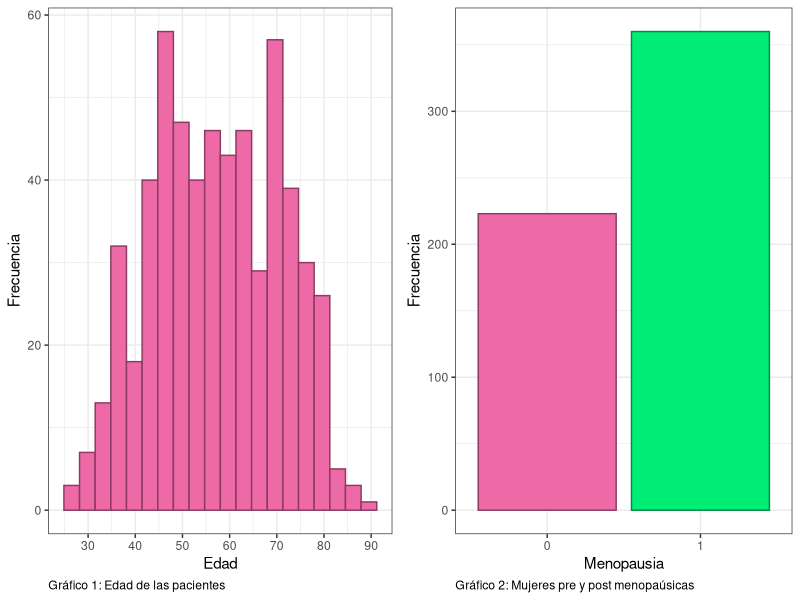
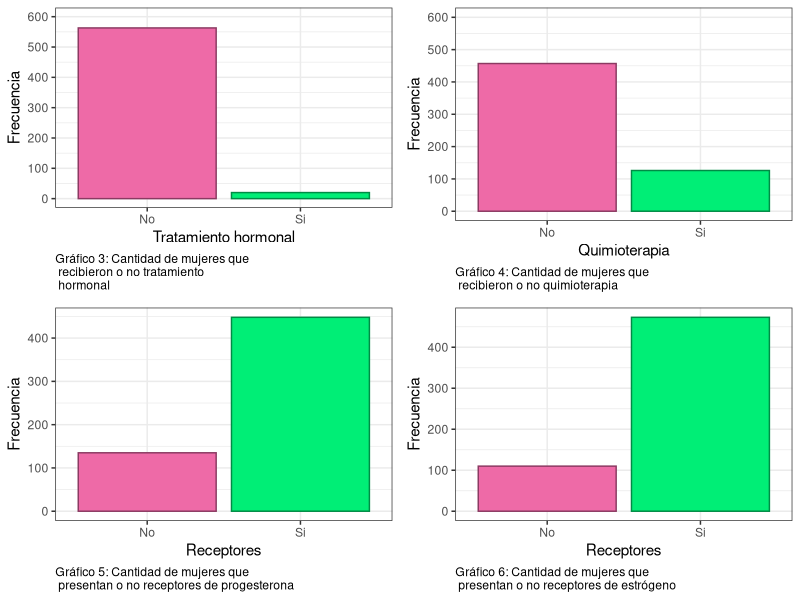
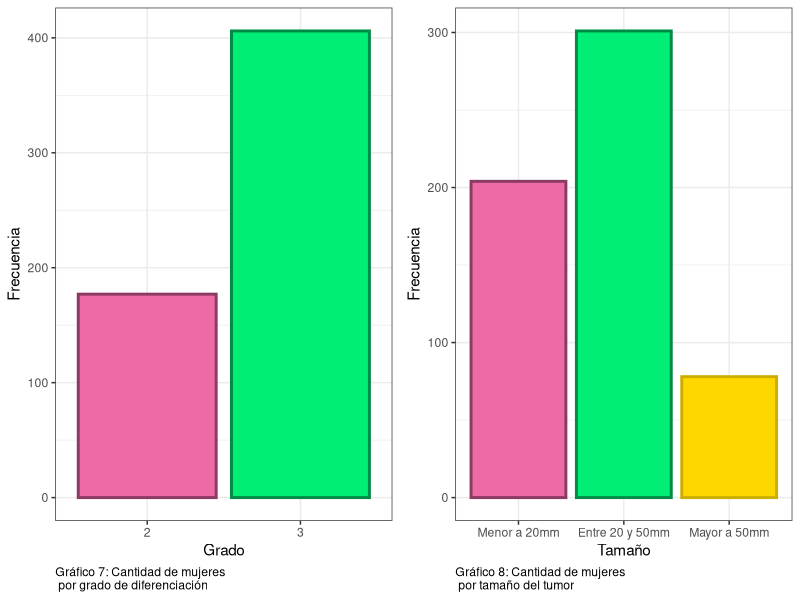
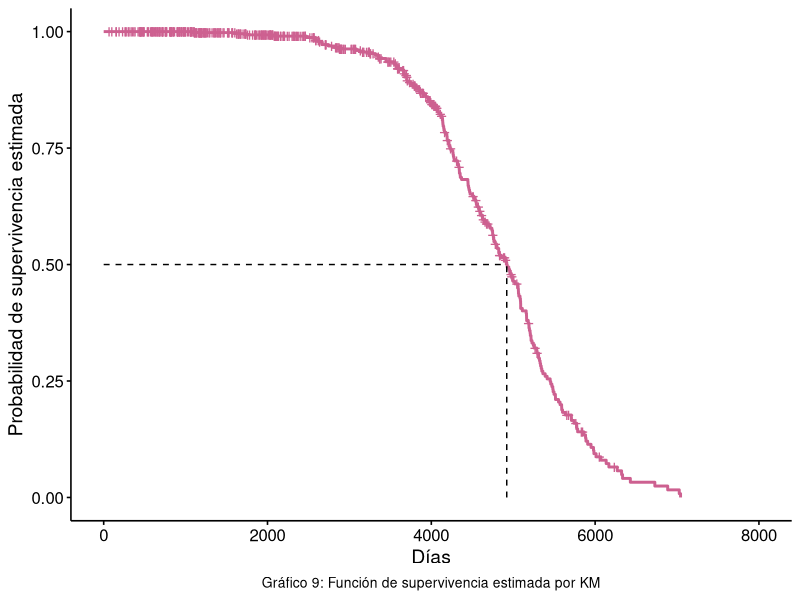
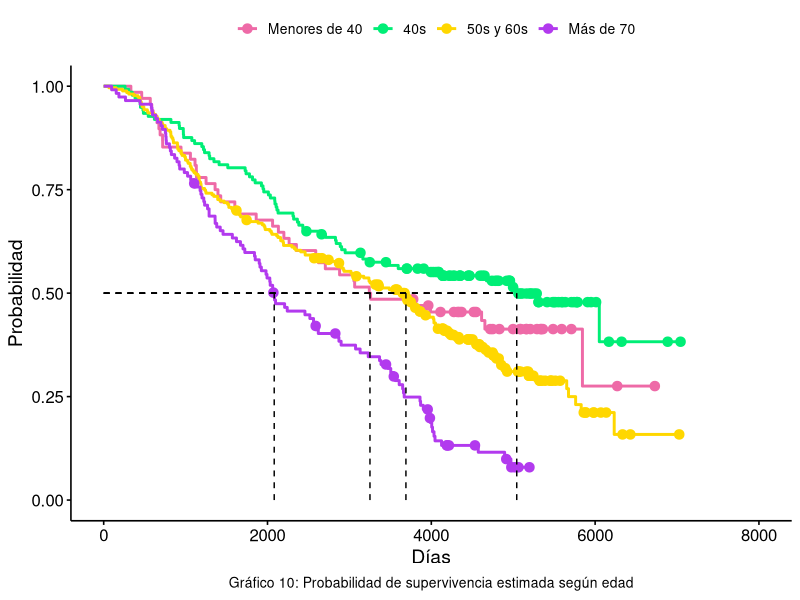
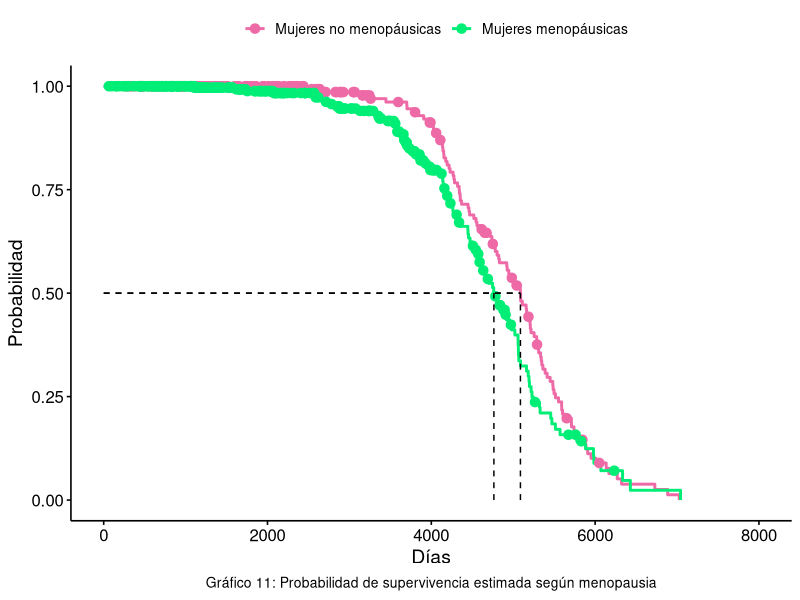
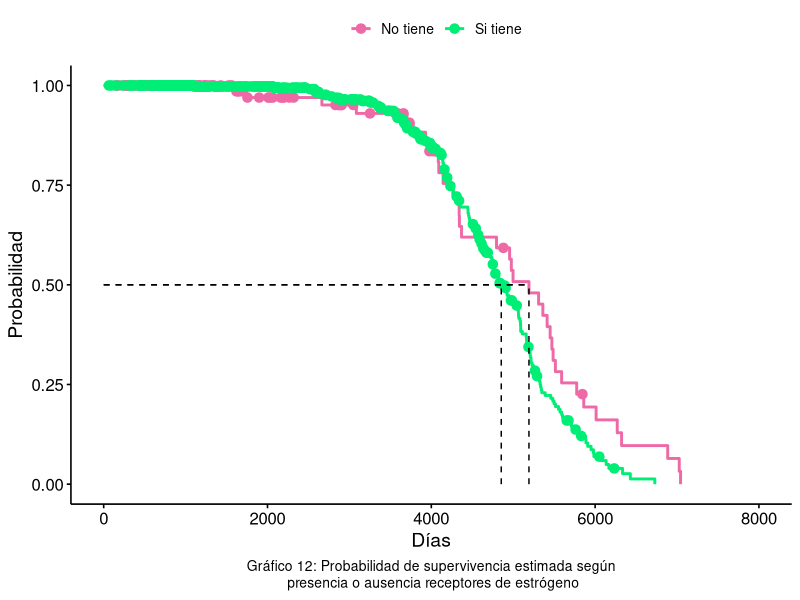
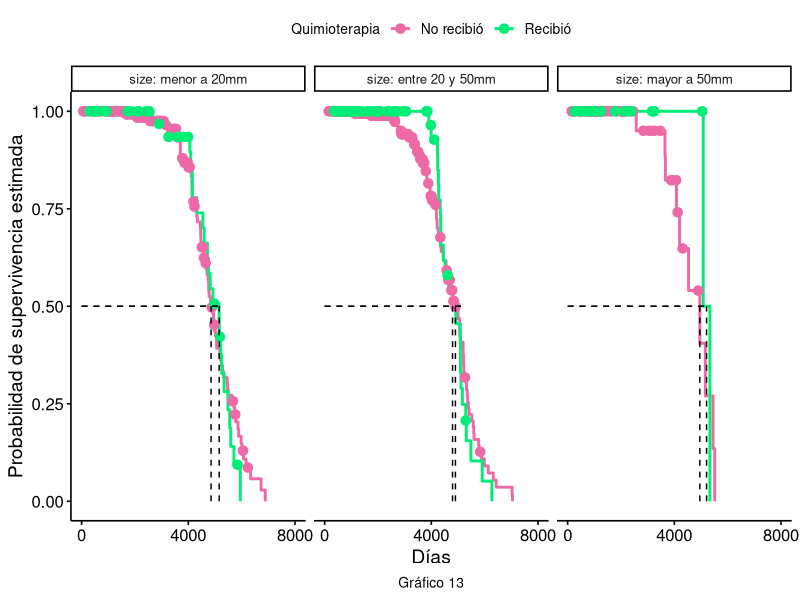

The R script that drew these images, in order:
## ---- chunk 1
library(survival)
library(tidyverse)
library(gridExtra)

datos <- rotterdam %>%
  filter(year <= 1985) %>%
  select(-c(nodes, rtime, recur))


#Conteo de eventos y censuras
#datos %>% 
#  count(death)

# Variable age

grafico1 <- ggplot(data = datos, aes(x = age)) +
  geom_histogram(bins = 20,fill = "hotpink2",
                 color = "hotpink4") +
  scale_x_continuous(breaks = seq(30, 90, by=10)) +
  labs(caption = "Gráfico 1: Edad de las pacientes",
       x = "Edad",
       y = "Frecuencia") +
  theme_bw() +
  theme(plot.caption = element_text(hjust = 0))

# Variable "meno"

grafico2 <- ggplot(data = datos, 
                   aes(x = factor(meno), fill = factor(meno),
                       color = factor(meno))) +
  geom_bar(size = 0.5) +
  scale_fill_manual(values = c("hotpink2","springgreen2")) +
  scale_color_manual(values = c("hotpink4","springgreen4")) +
  labs(caption = "Gráfico 2: Mujeres pre y post menopaúsicas",
       x = "Menopausia",
       y = "Frecuencia") +
  theme_bw() +
  theme(legend.position = "none",
        plot.caption = element_text(hjust = 0))


## ---- chunk 2
grid.arrange(grafico1, grafico2, ncol=2)
## ---- chunk 3

# Variable hormon
grafico3 <- ggplot(data = datos, aes(x=factor(hormon), fill = factor(hormon), color = factor(hormon)))+
  geom_bar(size = 0.5) +
  scale_fill_manual(values = c("hotpink2","springgreen2")) +
  scale_color_manual(values = c("hotpink4","springgreen4")) +
  scale_y_continuous(breaks = seq(0, 600, 100), limits = c(0,600)) +
  scale_x_discrete(label = c("No", "Si")) + 
 labs(caption = "Gráfico 3: Cantidad de mujeres que\n recibieron o no tratamiento\n hormonal",
       x = "Tratamiento hormonal",
       y = "Frecuencia")+
  theme_bw() +
  theme(legend.position = "none", 
        plot.caption = element_text(hjust = 0))

# Variable chemo
grafico4 <- ggplot(data = datos, aes(x=factor(chemo), fill = factor(chemo), color = factor(chemo)))+
  geom_bar(size = 0.5) +
  scale_fill_manual(values = c("hotpink2","springgreen2")) +
  scale_color_manual(values = c("hotpink4","springgreen4")) +
  scale_y_continuous(breaks = seq(0, 600, 100), limits = c(0,600)) +
  scale_x_discrete(label = c("No", "Si")) + 
 labs(caption = "Gráfico 4: Cantidad de mujeres que\n recibieron o no quimioterapia",
       x = "Quimioterapia",
       y = "Frecuencia")+
  theme_bw() +
  theme(legend.position = "none", 
        plot.caption = element_text(hjust = 0))


# Variable pgr
datos_graf <- datos %>% 
  mutate(pgr_cat = ifelse(pgr == 0, 0, 1),
         er_cat = ifelse(er == 0, 0, 1))

grafico5 <- ggplot(data = datos_graf, aes(x = factor(pgr_cat), fill = factor(pgr_cat), color = factor(pgr_cat))) +
  geom_bar(size = 0.5) +
  scale_fill_manual(values = c("hotpink2","springgreen2")) +
  scale_color_manual(values = c("hotpink4","springgreen4")) +
  scale_x_discrete(label = c("No", "Si")) + 
  labs(caption = "Gráfico 5: Cantidad de mujeres que\n presentan o no receptores de progesterona",
       x = "Receptores",
       y = "Frecuencia")+
  theme_bw() + 
  theme(legend.position = "none",
        plot.caption = element_text(hjust = 0))

# Variable er

grafico6 <- ggplot(data = datos_graf, aes(x = factor(er_cat), fill = factor(er_cat), color = factor(er_cat))) +
  geom_bar(size = 0.5) +
  scale_fill_manual(values = c("hotpink2","springgreen2")) +
  scale_color_manual(values = c("hotpink4","springgreen4")) +
  scale_x_discrete(label = c("No", "Si")) + 
  labs(caption = "Gráfico 6: Cantidad de mujeres que\n presentan o no receptores de estrógeno",
       x = "Receptores",
       y = "Frecuencia")+
  theme_bw() + 
  theme(legend.position = "none",
        plot.caption = element_text(hjust = 0))

## ---- chunk 4
grid.arrange(grafico3, grafico4, grafico5, grafico6, nrow = 2, ncol = 2)
## ---- chunk 5
grafico7 <- ggplot(data = datos, aes(x = factor(grade), fill = factor(grade), color = factor(grade))) +
  geom_bar(size = 1) +
  scale_fill_manual(values = c("hotpink2","springgreen2")) +
  scale_color_manual(values = c("hotpink4","springgreen4")) +
  labs(caption = "Gráfico 7: Cantidad de mujeres\n por grado de diferenciación",
       x = "Grado",
       y = "Frecuencia")+
  theme_bw() +
  theme(legend.position = "none",
        plot.caption = element_text(hjust = 0))


# Variable size

grafico8 <- ggplot(data = datos, aes(x = size, fill = size, color = size)) +
  geom_bar(size = 1) +
  scale_fill_manual(values = c("hotpink2","springgreen2", "gold")) +
  scale_color_manual(values = c("hotpink4","springgreen4", "gold3")) +
  scale_x_discrete(labels = c("Menor a 20mm", "Entre 20 y 50mm", "Mayor a 50mm")) +
  labs(caption = "Gráfico 8: Cantidad de mujeres\n por tamaño del tumor",
       x = "Tamaño",
       y = "Frecuencia") +
  theme_bw() +
  theme(legend.position = "none",
        plot.caption = element_text(hjust = 0))


## ---- chunk 6
grid.arrange(grafico7, grafico8, nrow=1, ncol = 2 )
## ---- chunk 7
library(survival)
library(survminer)
library(survMisc)
library(ggpubr)

KM.surv <- survfit(Surv(dtime, death == 0 ) ~ 1, data = datos)
#"death == 0" indica la censura.


ggsurvplot(fit = KM.surv, data = datos,
           palette = "hotpink3",
           surv.median.line = "hv",
           conf.int = F,
           xlab = "Días",  
           ylab = "Probabilidad de supervivencia estimada",
           legend = "none", 
           legend.title="",
           ggtheme = theme_survminer() + 
             theme(plot.caption = element_text(hjust = 0.5, size = 10))) +
  labs(caption = "Gráfico 9: Función de supervivencia estimada por KM")

## ---- chunk 8
library(knitr)
# Datos para la tabla
datos_tabla <- data.frame(
  Variable = c("Rango de edad", "Menopausia","Tratamiento hormonal",
               "Quimioterapia","Receptores de progesterona", 
               "Receptores de estrógeno", "Grado de diferenciación","Tamaño"),
  Test = c("De Tendencia", "Wilcoxon generalizado", "Peto-Peto", 
           "Wilcoxon generalizado", "Log-Rank", "Log-Rank",
           "Log-Rank", "De Tendencia"),
  p_value = c("< 0.0001", "0.0095", "0.4000", "0.2200","0.7700", "0.0590","0.4400", "0.3800")
)

# Imprimir tabla
kable(datos_tabla, align = "c")
## ---- chunk 9
# Función de supervivencia según edad (agrupada en intervalos)
datos1 <- datos %>% 
  mutate(age_range = case_when(
    age < 40 ~ "Menos de 40",
    age >= 40 & age < 50 ~ "40s",
    age >= 50 & age < 70 ~ "50s y 60s",
    age >= 70 ~ "Más de 70"
  ))

datos1[,"age_range"] <- cut(datos1$age, breaks = c(0,40,50,70, Inf), labels = F)
KM.segun.age <- survfit(Surv(dtime, death) ~ age_range, data = datos1)

ggsurvplot(fit = KM.segun.age, data = datos1, 
           palette = c("hotpink2", "springgreen2","gold", "darkorchid2"),
           surv.median.line = "hv",
           conf.int = F, 
           censor.shape = 20,
           xlab = "Días", 
           ylab = "Probabilidad",
           legend.labs = c("Menores de 40", "40s", "50s y 60s","Más de 70"),
           legend.title="",
           ggtheme = theme_survminer() + 
             theme(plot.caption = element_text(hjust = 0.5, size = 10))
           #,pval = T,
           #pval.method = T,
           #test.for.trend = T
           ) + labs(caption = "Gráfico 10: Probabilidad de supervivencia estimada según edad")

## ---- chunk 10
# Función de supervivencia según menopausia

KM.segun.meno <- survfit(Surv(dtime, death == 0) ~ meno, data = datos)

ggsurvplot(fit = KM.segun.meno, data = datos1,
           palette = c("hotpink2", "springgreen2"),
           surv.median.line = "hv",
           conf.int = F, 
           censor.shape = 20,
           xlab = "Días", 
           ylab = "Probabilidad",
           legend.title="",
           legend.labs = c("Mujeres no menopáusicas", "Mujeres menopáusicas"),
           ggtheme = theme_survminer() + 
             theme(plot.caption = element_text(hjust = 0.5, size = 10))
           #,pval = T, 
           #pval.method = T,
           #log.rank.weights = "n"
           ) + labs(caption = "Gráfico 11: Probabilidad de supervivencia estimada según menopausia")
## ---- chunk 11
KM.segun.er <- survfit(Surv(dtime, death == 0) ~ er_cat, data = datos_graf)

ggsurvplot(fit = KM.segun.er, data = datos_graf,
           palette = c("hotpink2", "springgreen2"),
           surv.median.line = "hv",
           conf.int = F, 
           censor.shape = 20,
           legend.title="",
           legend.labs = c("No tiene", "Si tiene"),
           xlab = "Días", 
           ylab = "Probabilidad",
           ggtheme = theme_survminer() + 
             theme(plot.caption = element_text(hjust = 0.5, size = 10))
           #,pval = T, pval.method = T
           ) + labs(caption = "Gráfico 12: Probabilidad de supervivencia estimada según\n presencia o ausencia receptores de estrógeno")
## ---- chunk 12

# Función de supervivencia según si recibó o no quimioterapia (Gráfico 15)
KM.segun.chemo <- survfit(Surv(dtime, death == 0) ~ chemo, data = datos)

# Modificación del conjunto de datos para proxima aplicación (Gráfico 16):
datos2 <- datos %>% 
  mutate(Scores_size = case_when(
    size == "<=20" ~ 1,
    size == "20-50" ~ 2,
    size == ">50" ~ 3
  ))


## ---- chunk 13
#Esto haría es test estratificado pero no da significativo, si queres podemos mostrarlo para que vean que sabemos hacer un test estratficado.
a <- survdiff(Surv(dtime, death) ~ chemo + strata(Scores_size), data = datos2)

levels(datos2$size) <- c("menor a 20mm", "entre 20 y 50mm", "mayor a 50mm")

ggsurvplot(fit = KM.segun.chemo, data = datos2,
           palette = c("hotpink2", "springgreen2"),
           surv.median.line = "hv",
           conf.int = F, 
           censor.shape = 20,
           legend.title="Quimioterapia",
           legend.labs = c("No recibió", "Recibió"),
           xlab = "Días", 
           ylab = "Probabilidad de supervivencia estimada",
           facet.by = "size",
           ggtheme = theme_survminer() + 
             theme(plot.caption = element_text(hjust = 0.5, size = 10),
                   axis.title = element_text(size = 5))) + 
  labs(caption = "Gráfico 13") +
  scale_x_continuous(breaks = c(0, 4000, 8000))
